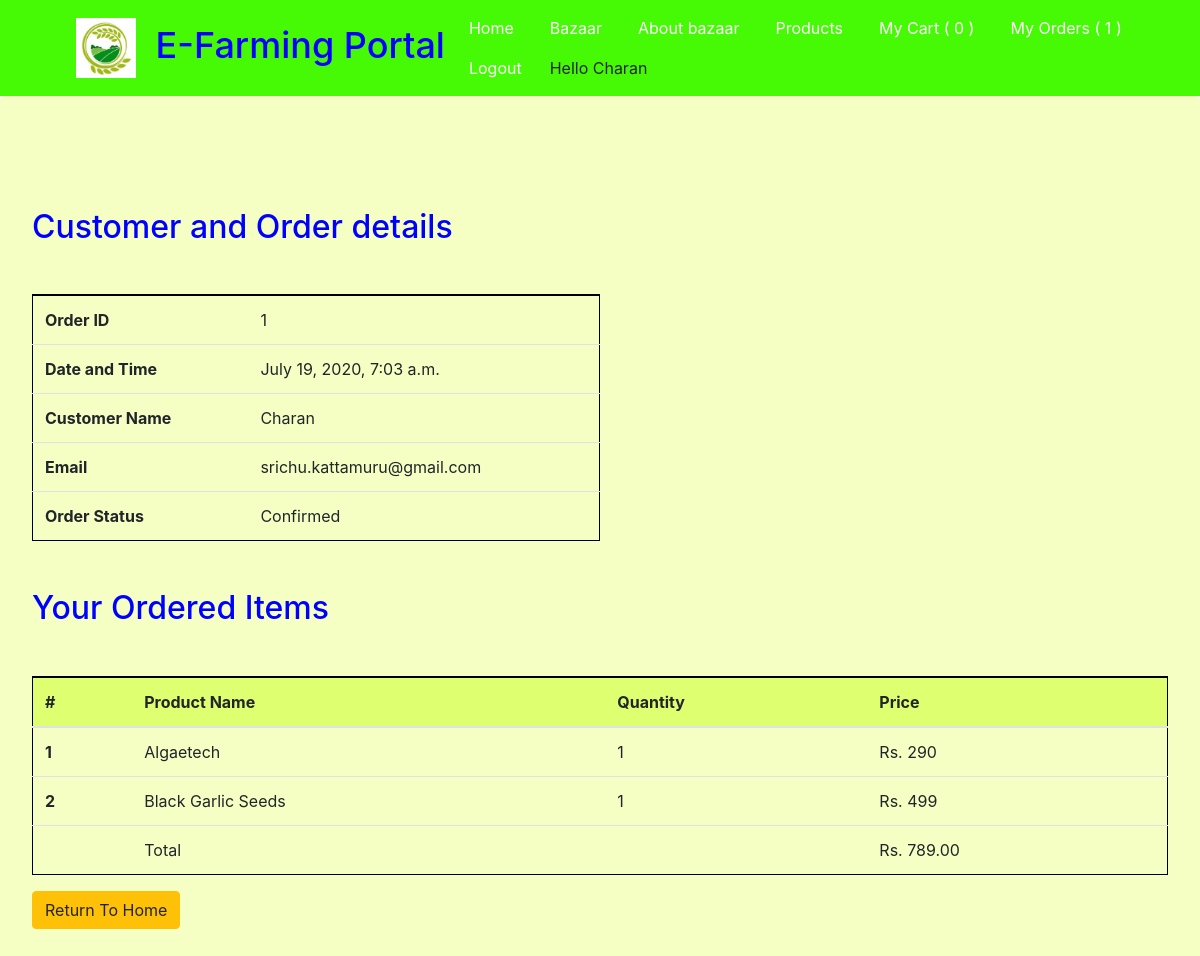
The page /checkout/thankyou/ (signed in) on the database its author committed.
### cart/models.py (models this page shows, shortened)
class Order(models.Model):
    orderitems = models.ManyToManyField(Cart)
    user = models.ForeignKey(User, on_delete=models.CASCADE)
    ordered = models.BooleanField(default=False)
    created = models.DateTimeField(auto_now_add=True)
    def get_totals(self):
        total = 0
        for order_item in self.orderitems.all():
            total += order_item.get_total()
        return total

class Cart(models.Model):
    user = models.ForeignKey(User, on_delete=models.CASCADE)
    item = models.ForeignKey(Product, on_delete=models.CASCADE)
    quantity = models.IntegerField(default=1)
    purchased = models.BooleanField(default=False)
    created = models.DateTimeField(auto_now_add=True)
    def get_total(self):
        return self.item.price * self.quantity

### bazaar/models.py (models this page shows, shortened)
class Product(models.Model):
    name = models.CharField(max_length=100)
    img = models.ImageField(upload_to='bazaar/pics')
    cat = models.CharField(max_length=100)
    desc = models.TextField()
    price = models.IntegerField()
    offer = models.BooleanField(default=False)

### checkout/views.py (the view)
# urls.py: path('thankyou/', views.thanks, name='thankyou'),
def thanks(request):
    order = Order.objects.get(user=request.user, ordered=False)
    order.ordered = True
    order.save()
    cartItems = Cart.objects.filter(user=request.user)
    for items in cartItems:
        items.purchased = True
        items.save()
    lis = []
    lis += order.orderitems.all()
    return render(request, 'checkout/thankyou.html', {"carts": lis, 'order': order})

### cart/templatetags/cart_tag.py (called while the page is built)
@register.filter
def cart_total(user):
    order = Order.objects.filter(user=user, ordered=False)
    if order.exists():
    	return order[0].orderitems.count()
    else:
    	return 0

@register.filter
def myorders_total(user):
    myorders = Order.objects.filter(user=user, ordered=True)
    if myorders.exists():
        return len(myorders)
    else:
        return 0

### checkout/templates/checkout/thankyou.html
{% extends 'bazaar/bazbase.html' %}
{% block content %}
<div style="width:100%; height:100%;">
<div class="container-fluid jumbotron my-0" style="background-color: #f5ffc4 !important;">
<div class="my-5">
  <h2 style="color: blue;">Customer and Order details</h2>
</div>
   <table class="table col-lg-6" style="border: 1px solid black; border-top: 2px solid black;" >
     <tbody>
       <tr>
         <th>Order ID</th>
         <td>{{order.id}}</td>
       </tr>
       <tr>
         <th>Date and Time</th>
         <td>{{order.created}}</td>
       </tr>
       <tr>
         <th>Customer Name</th>
         <td>{{order.user}} {{order.user.last_name}}</td>
       </tr>
       <tr>
         <th>Email</th>
         <td>{{order.user.email}}</td>
       </tr>
        <tr>
          <th>Order Status</th>
          {% if order.ordered == True %}
             <td>Confirmed</td>
          {% else %}
              <td>Not Confirmed</td>
          {% endif %}
          </tr>
     </tbody>
   </table>
<div class="my-5">
  <h2 style="color: blue;">Your Ordered Items</h2>
  </div>
<table class="table table-hover" style="border: 1px solid black; border-top: 2px solid black;">
  <thead style="background-color: #deff70;">
    <tr>
      <th scope="col">#</th>
      <th scope="col">Product Name</th>
      <th scope="col">Quantity</th>
      <th scope="col">Price</th>
    </tr>
  </thead>
  <tbody>
  	{% for cart in carts %}
    <tr>
      <th scope="row">{{ forloop.counter }}</th>
      <td>{{ cart.item.name }}</td>
      <td>
        {{ cart.quantity }}
      </td>
      <td>Rs. {{ cart.get_total }}</td>
       </tr>
	{% endfor %}
    <tr>
      <th scope="row"></th>
      <td colspan="2">Total</td>
      <td>Rs. {{ order.get_totals| floatformat:2 }}</td>
    </tr>
  </tbody>
</table>
<div>
  <a href="{% url 'bazhome' %}" class="btn btn-warning mr-4" >Return To Home</a>
</div>
</div>
</div>
{% endblock %}

### bazaar/templates/bazaar/bazbase.html (shortened to what this page needs)
<!DOCTYPE html>
{% load static %}
{% load cart_tag %}
<html>
<head>
    <link rel="stylesheet" href="https://stackpath.bootstrapcdn.com/bootstrap/4.4.1/css/bootstrap.min.css">
    <link rel="stylesheet" href="https://cdnjs.cloudflare.com/ajax/libs/font-awesome/4.7.0/css/font-awesome.min.css">
    <link rel="stylesheet" href="https://cdnjs.cloudflare.com/ajax/libs/font-awesome/4.7.0/css/font-awesome.min.css">
    <link rel="stylesheet" type="text/css" href="{% static 'bazaar/styles/bazbase.css' %}">
</head>
<body>
    <nav class="navbar navbar-expand-lg navbar-dark sticky-top" >
        <span class="navbar-brand mb-0 h1" style="font-size: 3vw;"> <img class="image" src="{% static 'bazaar/images/pic1.jpg' %}" width="60" height="60">
        <span class="brandforcolours" style="width: auto; color: blue;">E-Farming Portal</span></span>
             <div class="collapse navbar-collapse" id="bs-example-navbar-collapse-1">
               <ul class="nav navbar-nav ml-auto">
                 <li class="nav-item"><a class="nav-link a {% if request.resolver_match.url_name == 'UserHomepage' %}active{% endif %}" href="{% url 'UserHomepage' %}">Home</a></li>
                   <li class="nav-item"><a class="nav-link a {% if request.resolver_match.url_name == 'bazhome' %}active{% endif %}" href="{% url 'bazhome' %}">Bazaar<span class="sr-only">(current)</span></a></li>
                 <li class="nav-item"><a class="nav-link b {% if request.resolver_match.url_name == 'bazabout' %}active{% endif %}" href="{% url 'bazabout' %}">About bazaar</a></li>
                 <li class="nav-item"><a class="nav-link c {% if request.resolver_match.url_name == 'bazproducts' %}active{% endif %}" href="{% url 'bazproducts' %}">Products</a></li>
                 {% if request.user.is_authenticated %}
                 <li class="nav-item"><a class="nav-link d {% if request.resolver_match.url_name == 'carthome' %}active{% endif %}" href="{% url 'carthome' %}">My Cart<span> ( {{ request.user| cart_total }} )</span></a></li>
                 <li class="nav-item"><a class="nav-link e {% if request.resolver_match.url_name == 'myorderhome' %}active{% endif %}" href="{% url 'myorderhome' %}">My Orders<span> ( {{ request.user| myorders_total }} )</span></a></li>
                 {% endif %}
                {% if user.is_authenticated %}
                <li class="nav-item"><a class="nav-link f {% if request.resolver_match.url_name == 'userLogout' %}active{% endif %}" href="{% url 'userLogout' %}">Logout</a></li>
                <li class="mt-2">Hello {{request.user.username}}</li>
                 {% endif %}
               </ul>
             </div>
           </nav>
    {% block content %}
    {% endblock %}
</body>
</html>

### bazaar/static/bazaar/styles/bazbase.css (style rules this page uses)
.navbar { background-color: #46fa05 !important; }
.navbar-brand { padding-left: 60px; }
.nav-item { margin-right: 20px; }
.image { margin-right: 10px; }
.navbar-dark .navbar-nav li a { color:#ffffff !important; }

### rows shown on the page
Order: id "1", created "July 19, 2020, 7:03 a.m.", user "Charan", user.email "srichu.kattamuru@gmail.com", get_totals "789.00"
Cart: item.name "Algaetech", quantity "1", get_total "290"
Cart: item.name "Black Garlic Seeds", quantity "1", get_total "499"

### other values the page prints
{{ request.user| cart_total }} "0"
{{ request.user| myorders_total }} "1"
{{ request.user.username }} "Charan"
